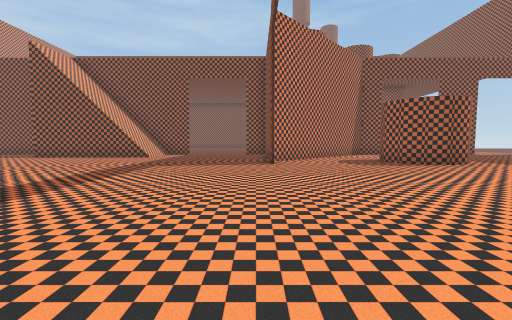
view 1 (above)

24 first-person views from a walk through a scene from a Unity 3-D project. The camera is 1.3 m above the floor, tilts 4° down and sees 90° across. The floor is counted in squares, 2 m on a side. Each view is taken from the middle of a square. On the plan, view 1 faces up. The plan holds only what a view shows up to about 9 squares ahead; the rest is blank. The place goes on beyond the plan.

view 2
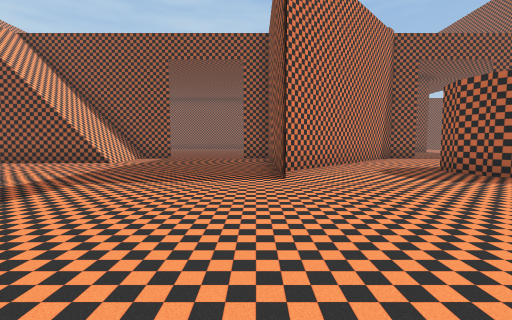

view 3
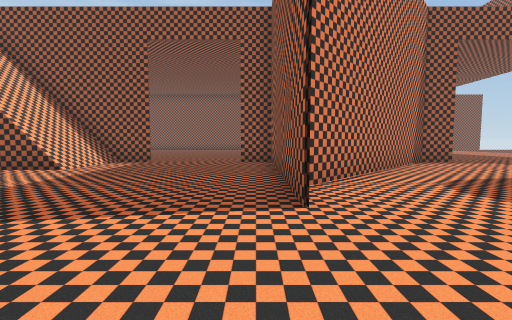

view 4
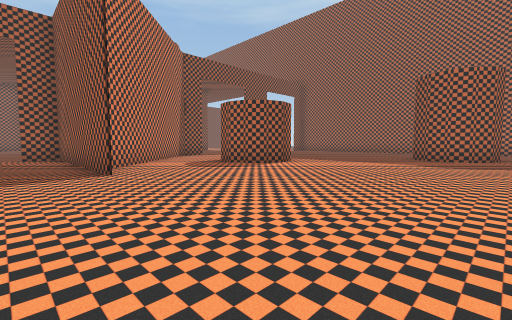

view 5
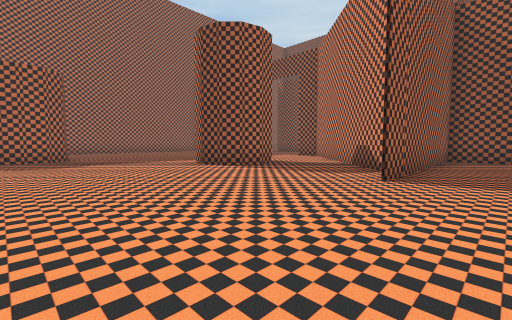

view 6
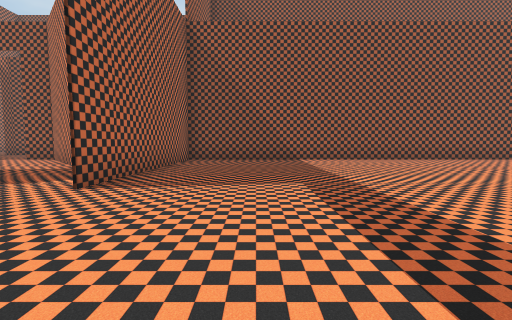

view 7
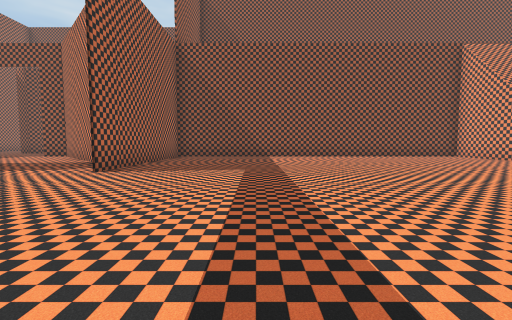

view 8
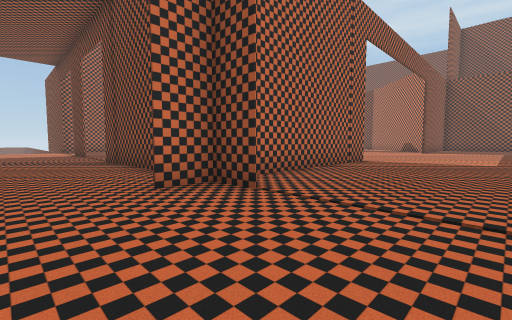

view 9
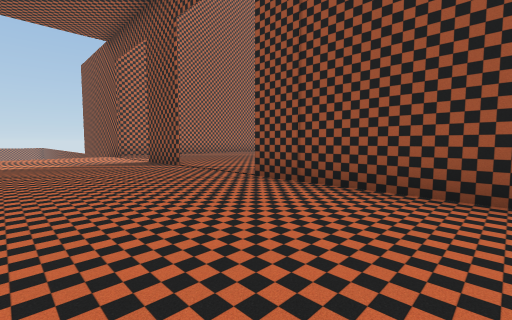

view 10
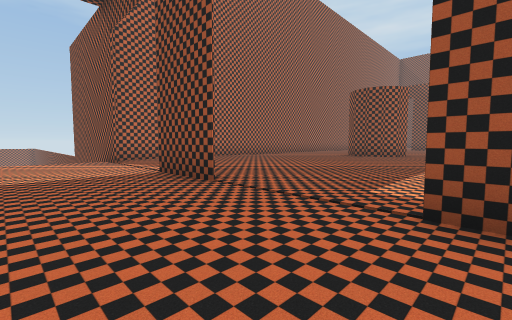

view 11
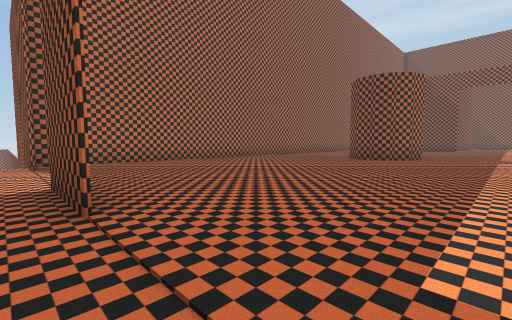

view 12
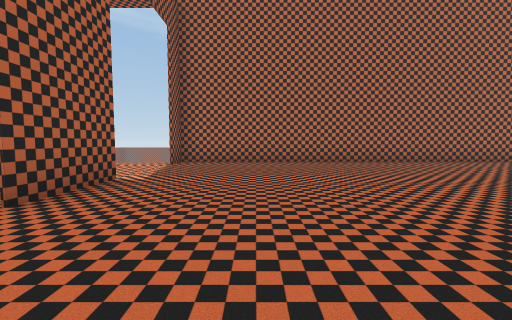

view 13
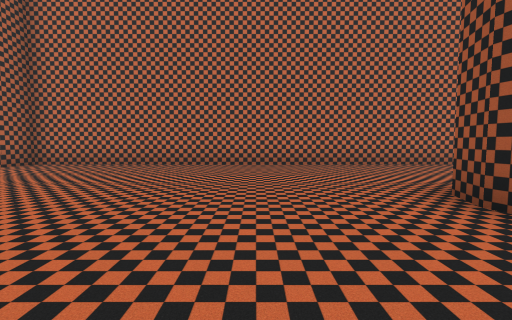

view 14
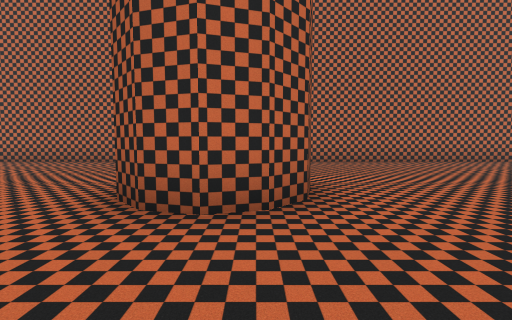

view 15
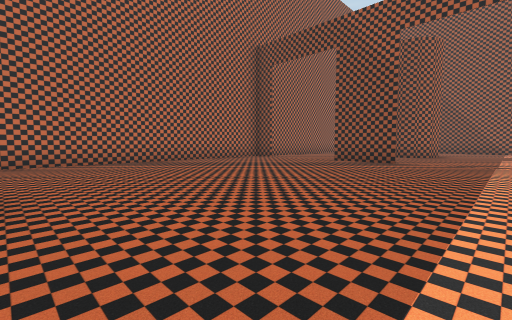

view 16
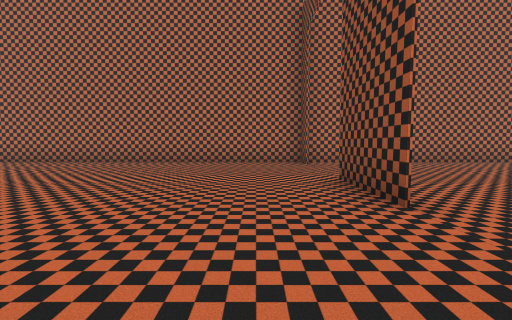

view 17
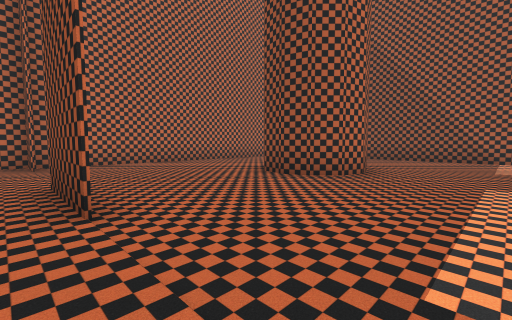

view 18
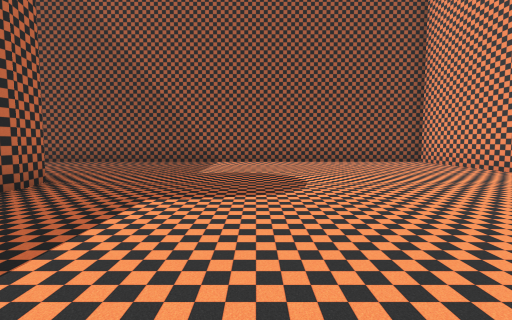

view 19
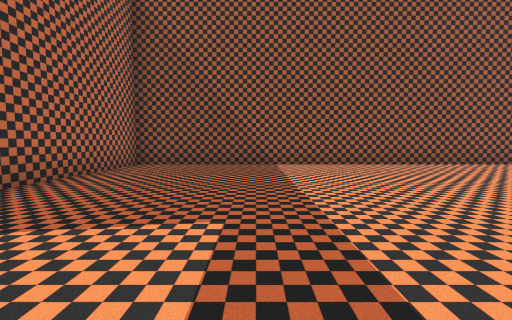

view 20
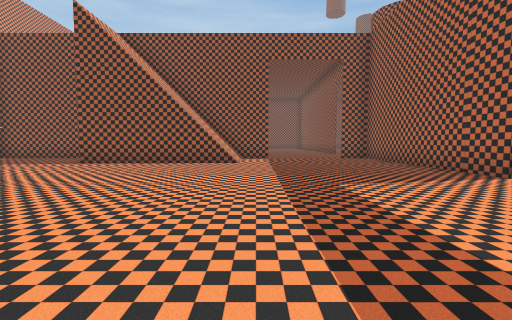

view 21
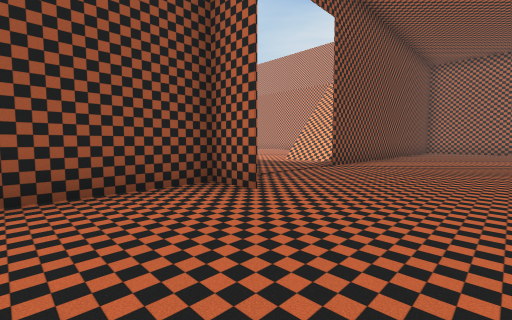

view 22
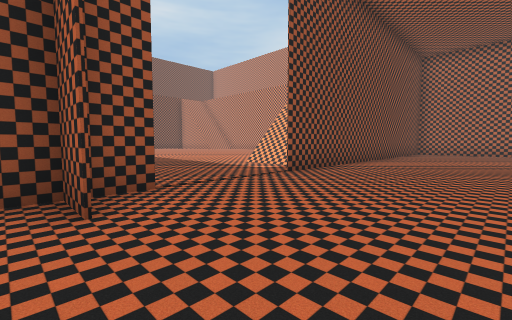

view 23
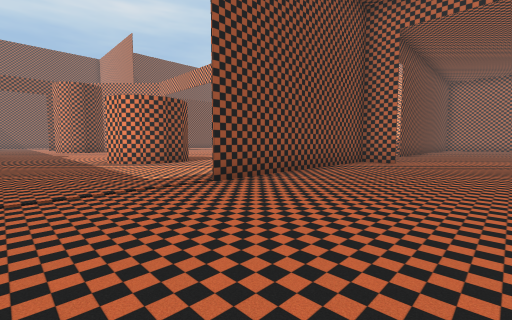

view 24
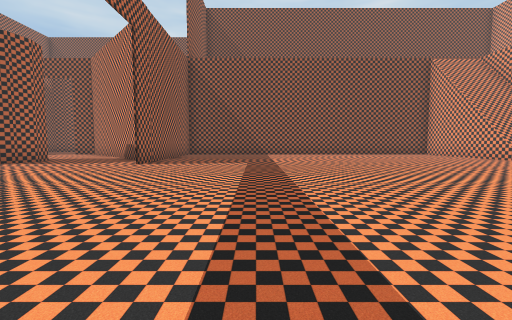

### Floor plan
Points are (right, up) in squares from view 1. A wall is a line through its corners. A room is listed if a view was taken in it or the views show most of it. See-through windows are left out.
Room 1 (views 1, 2, 3, 4, 5, 6, 7, 8, 9, 10, 11, 12, 13, 14, 15, 16, 17, 19, 20, 21, 22, 23, 24)
walls: (0.5, 7.4) (0.5, 14.5); (6.6, 7.9) (6.1, 7.4) (5.5, 7.2) (4.9, 7.4) (4.4, 7.9) (4.3, 8.5) (4.4, 9.2) (4.9, 9.6) (5.5, 9.8) (6.1, 9.6) (6.6, 9.1) (6.8, 8.4); (1, -2) (5, -6); (4.4, -2.2) (4.2, -1.5) (4.4, -0.9) (4.9, -0.4) (5.5, -0.3) (6.1, -0.4); (10.6, 2.2) (9.9, 2.4) (9.4, 2.9) (9.2, 3.5) (9.4, 4.1) (9.9, 4.6) (10.5, 4.7) (11.2, 4.6); (-0.6, 13.5) (6.5, 13.5); (6.6, 13.5) (5.5, 13.5) (0.5, 8.5); (0.5, 14.6) (0.5, 13.5) (-0.5, 13.5); (-3.4, 13.5) (-5.4, 13.5); (0.5, -7.6) (0.5, -0.5); (9.4, 13.5) (11.5, 13.5) (9.4, 13.5); (9.4, -6.5) (11.5, -6.5); (-8.4, 13.5) (-3.5, 13.5); (14.4, 13.5) (16.2, 13.5); (14.5, -6.5) (15.5, -6.5) (15.5, 13.5) (14.5, 13.5)
ways out: opening at (10.5, -7) to room 2
Room 2 (view 18)
walls: (9.4, -12.2) (9.2, -11.5) (9.4, -10.9) (9.9, -10.4) (10.5, -10.3) (11.2, -10.4); (0.5, -13.4) (0.5, -16.5) (13.1, -16.5); (15.5, -13.5) (15.5, -6.5)
ways out: opening at (10.5, -7) to room 1

Where each view was taken, in squares from view 1:
view 1: 0 up, 0 right, facing up
view 2: 3 up, 0 right, facing up
view 3: 5 up, 0 right, facing up
view 4: 2 up, 1 left, facing up-right
view 5: 4 up, 1 left, facing down-right
view 6: 3 up, 2 left, facing down
view 7: 5 up, 3 left, facing down
view 8: 16 up, 3 left, facing down-right
view 9: 17 up, 3 right, facing down-right
view 10: 16 up, 6 right, facing down-right
view 11: 14 up, 7 right, facing down-right
view 12: 11 up, 7 right, facing right
view 13: 7 up, 8 right, facing right
view 14: 3 up, 7 right, facing right
view 15: 2 up, 7 right, facing down-right
view 16: 5 down, 7 right, facing right
view 17: 6 down, 7 right, facing down-right
view 18: 8 down, 6 right, facing down
view 19: 1 up, 3 left, facing down
view 20: 3 up, 4 left, facing up
view 21: 17 up, 3 right, facing down-left
view 22: 17 up, 1 right, facing down-left
view 23: 17 up, 9 right, facing down-left
view 24: 7 up, 3 left, facing down
